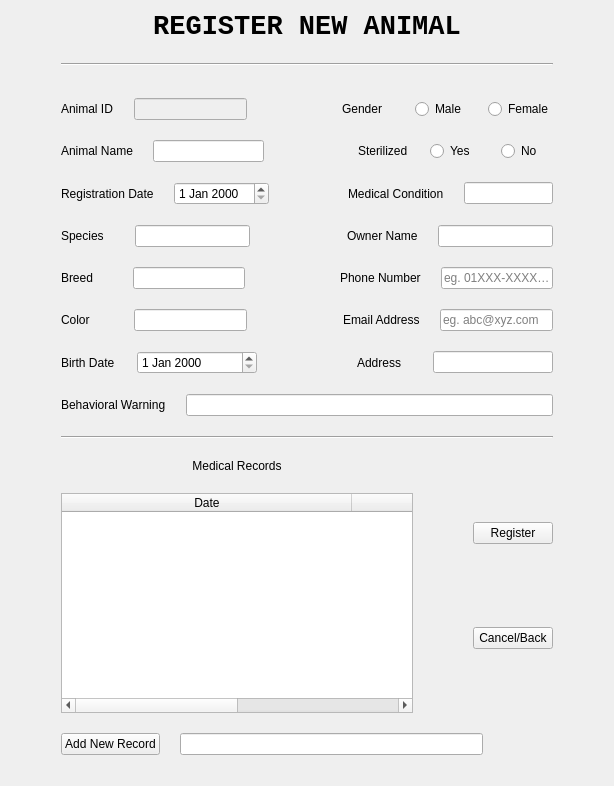
      <widget class="QWidget" name="Page_Patient_Create">
       <layout class="QVBoxLayout" name="verticalLayout_11">
        <item>
         <layout class="QVBoxLayout" name="verticalLayout_8" stretch="5,0,2,5,5,5,5,5,5,5,5,0,40,5">
          <property name="spacing">
           <number>20</number>
          </property>
          <property name="leftMargin">
           <number>50</number>
          </property>
          <property name="rightMargin">
           <number>50</number>
          </property>
          <item>
           <layout class="QGridLayout" name="gridLayout_4">
            <item row="0" column="0">
             <widget class="QLabel" name="label_4">
              <property name="font">
               <font>
                <family>Courier New</family>
                <pointsize>20</pointsize>
                <weight>75</weight>
                <bold>true</bold>
                <kerning>true</kerning>
               </font>
              </property>
              <property name="styleSheet">
               <string notr="true"/>
              </property>
              <property name="text">
               <string>REGISTER NEW ANIMAL</string>
              </property>
              <property name="alignment">
               <set>Qt::AlignCenter</set>
              </property>
             </widget>
            </item>
           </layout>
          </item>
          <item>
           <widget class="Line" name="line_3">
            <property name="orientation">
             <enum>Qt::Horizontal</enum>
            </property>
           </widget>
          </item>
          <item>
           <spacer name="verticalSpacer_4">
            <property name="orientation">
             <enum>Qt::Vertical</enum>
            </property>
            <property name="sizeHint" stdset="0">
             <size>
              <width>20</width>
              <height>40</height>
             </size>
            </property>
           </spacer>
          </item>
          <item>
           <layout class="QHBoxLayout" name="horizontalLayout_11" stretch="7,15,10,7,7,7">
            <item>
             <widget class="QLabel" name="label_43">
              <property name="text">
               <string>Animal ID</string>
              </property>
              <property name="alignment">
               <set>Qt::AlignLeading|Qt::AlignLeft|Qt::AlignVCenter</set>
              </property>
             </widget>
            </item>
            <item>
             <widget class="QLineEdit" name="lineEdit_33">
              <property name="enabled">
               <bool>false</bool>
              </property>
             </widget>
            </item>
            <item>
             <spacer name="horizontalSpacer_14">
              <property name="orientation">
               <enum>Qt::Horizontal</enum>
              </property>
              <property name="sizeHint" stdset="0">
               <size>
                <width>40</width>
                <height>20</height>
               </size>
              </property>
             </spacer>
            </item>
            <item>
             <widget class="QLabel" name="label_36">
              <property name="text">
               <string>Gender</string>
              </property>
              <property name="alignment">
               <set>Qt::AlignLeading|Qt::AlignLeft|Qt::AlignVCenter</set>
              </property>
             </widget>
            </item>
            <item>
             <widget class="QRadioButton" name="radioButton_5">
              <property name="text">
               <string>Male</string>
              </property>
             </widget>
            </item>
            <item>
             <widget class="QRadioButton" name="radioButton_6">
              <property name="text">
               <string>Female</string>
              </property>
             </widget>
            </item>
           </layout>
          </item>
          <item>
           <layout class="QHBoxLayout" name="horizontalLayout_12" stretch="7,15,10,7,7,7">
            <item>
             <widget class="QLabel" name="label_44">
              <property name="text">
               <string>Animal Name</string>
              </property>
              <property name="alignment">
               <set>Qt::AlignLeading|Qt::AlignLeft|Qt::AlignVCenter</set>
              </property>
             </widget>
            </item>
            <item>
             <widget class="QLineEdit" name="lineEdit_38"/>
            </item>
            <item>
             <spacer name="horizontalSpacer_15">
              <property name="orientation">
               <enum>Qt::Horizontal</enum>
              </property>
              <property name="sizeHint" stdset="0">
               <size>
                <width>40</width>
                <height>20</height>
               </size>
              </property>
             </spacer>
            </item>
            <item>
             <widget class="QLabel" name="label_45">
              <property name="text">
               <string>Sterilized</string>
              </property>
              <property name="alignment">
               <set>Qt::AlignLeading|Qt::AlignLeft|Qt::AlignVCenter</set>
              </property>
             </widget>
            </item>
            <item>
             <widget class="QRadioButton" name="radioButton_7">
              <property name="text">
               <string>Yes</string>
              </property>
             </widget>
            </item>
            <item>
             <widget class="QRadioButton" name="radioButton_8">
              <property name="text">
               <string>No</string>
              </property>
             </widget>
            </item>
           </layout>
          </item>
          <item>
           <layout class="QHBoxLayout" name="horizontalLayout_13" stretch="7,15,10,7,15">
            <item>
             <widget class="QLabel" name="label_60">
              <property name="text">
               <string>Registration Date</string>
              </property>
              <property name="alignment">
               <set>Qt::AlignLeading|Qt::AlignLeft|Qt::AlignVCenter</set>
              </property>
             </widget>
            </item>
            <item>
             <widget class="QDateEdit" name="dateEdit_3"/>
            </item>
            <item>
             <spacer name="horizontalSpacer_16">
              <property name="orientation">
               <enum>Qt::Horizontal</enum>
              </property>
              <property name="sizeHint" stdset="0">
               <size>
                <width>40</width>
                <height>20</height>
               </size>
              </property>
             </spacer>
            </item>
            <item>
             <widget class="QLabel" name="label_62">
              <property name="text">
               <string>Medical Condition</string>
              </property>
              <property name="alignment">
               <set>Qt::AlignLeading|Qt::AlignLeft|Qt::AlignVCenter</set>
              </property>
             </widget>
            </item>
            <item>
             <widget class="QLineEdit" name="lineEdit_53"/>
            </item>
           </layout>
          </item>
          <item>
           <layout class="QHBoxLayout" name="horizontalLayout_14" stretch="7,15,10,7,15">
            <item>
             <widget class="QLabel" name="label_63">
              <property name="text">
               <string>Species</string>
              </property>
              <property name="alignment">
               <set>Qt::AlignLeading|Qt::AlignLeft|Qt::AlignVCenter</set>
              </property>
             </widget>
            </item>
            <item>
             <widget class="QLineEdit" name="lineEdit_56"/>
            </item>
            <item>
             <spacer name="horizontalSpacer_17">
              <property name="orientation">
               <enum>Qt::Horizontal</enum>
              </property>
              <property name="sizeHint" stdset="0">
               <size>
                <width>40</width>
                <height>20</height>
               </size>
              </property>
             </spacer>
            </item>
            <item>
             <widget class="QLabel" name="label_64">
              <property name="text">
               <string>Owner Name</string>
              </property>
              <property name="alignment">
               <set>Qt::AlignLeading|Qt::AlignLeft|Qt::AlignVCenter</set>
              </property>
             </widget>
            </item>
            <item>
             <widget class="QLineEdit" name="lineEdit_57"/>
            </item>
           </layout>
          </item>
          <item>
           <layout class="QHBoxLayout" name="horizontalLayout_15" stretch="7,15,10,7,15">
            <item>
             <widget class="QLabel" name="label_65">
              <property name="text">
               <string>Breed</string>
              </property>
              <property name="alignment">
               <set>Qt::AlignLeading|Qt::AlignLeft|Qt::AlignVCenter</set>
              </property>
             </widget>
            </item>
            <item>
             <widget class="QLineEdit" name="lineEdit_58"/>
            </item>
            <item>
             <spacer name="horizontalSpacer_18">
              <property name="orientation">
               <enum>Qt::Horizontal</enum>
              </property>
              <property name="sizeHint" stdset="0">
               <size>
                <width>40</width>
                <height>20</height>
               </size>
              </property>
             </spacer>
            </item>
            <item>
             <widget class="QLabel" name="label_66">
              <property name="text">
               <string>Phone Number</string>
              </property>
              <property name="alignment">
               <set>Qt::AlignLeading|Qt::AlignLeft|Qt::AlignVCenter</set>
              </property>
             </widget>
            </item>
            <item>
             <widget class="QLineEdit" name="lineEdit_59">
              <property name="placeholderText">
               <string>eg. 01XXX-XXXXXX</string>
              </property>
             </widget>
            </item>
           </layout>
          </item>
          <item>
           <layout class="QHBoxLayout" name="horizontalLayout_16" stretch="7,15,10,7,15">
            <item>
             <widget class="QLabel" name="label_67">
              <property name="text">
               <string>Color</string>
              </property>
              <property name="alignment">
               <set>Qt::AlignLeading|Qt::AlignLeft|Qt::AlignVCenter</set>
              </property>
             </widget>
            </item>
            <item>
             <widget class="QLineEdit" name="lineEdit_60"/>
            </item>
            <item>
             <spacer name="horizontalSpacer_19">
              <property name="orientation">
               <enum>Qt::Horizontal</enum>
              </property>
              <property name="sizeHint" stdset="0">
               <size>
                <width>40</width>
                <height>20</height>
               </size>
              </property>
             </spacer>
            </item>
            <item>
             <widget class="QLabel" name="label_68">
              <property name="text">
               <string>Email Address</string>
              </property>
              <property name="alignment">
               <set>Qt::AlignLeading|Qt::AlignLeft|Qt::AlignVCenter</set>
              </property>
             </widget>
            </item>
            <item>
             <widget class="QLineEdit" name="lineEdit_61">
              <property name="placeholderText">
               <string>eg. abc@xyz.com</string>
              </property>
             </widget>
            </item>
           </layout>
          </item>
          <item>
           <layout class="QHBoxLayout" name="horizontalLayout_17" stretch="7,15,10,7,15">
            <item>
             <widget class="QLabel" name="label_69">
              <property name="text">
               <string>Birth Date</string>
              </property>
              <property name="alignment">
               <set>Qt::AlignLeading|Qt::AlignLeft|Qt::AlignVCenter</set>
              </property>
             </widget>
            </item>
            <item>
             <widget class="QDateEdit" name="dateEdit_4"/>
            </item>
            <item>
             <spacer name="horizontalSpacer_20">
              <property name="orientation">
               <enum>Qt::Horizontal</enum>
              </property>
              <property name="sizeHint" stdset="0">
               <size>
                <width>40</width>
                <height>20</height>
               </size>
              </property>
             </spacer>
            </item>
            <item>
             <widget class="QLabel" name="label_70">
              <property name="text">
               <string>Address</string>
              </property>
              <property name="alignment">
               <set>Qt::AlignLeading|Qt::AlignLeft|Qt::AlignVCenter</set>
              </property>
             </widget>
            </item>
            <item>
             <widget class="QLineEdit" name="lineEdit_62"/>
            </item>
           </layout>
          </item>
          <item>
           <layout class="QHBoxLayout" name="horizontalLayout_18" stretch="1,7">
            <property name="rightMargin">
             <number>0</number>
            </property>
            <item>
             <widget class="QLabel" name="label_71">
              <property name="text">
               <string>Behavioral Warning</string>
              </property>
              <property name="alignment">
               <set>Qt::AlignLeading|Qt::AlignLeft|Qt::AlignVCenter</set>
              </property>
             </widget>
            </item>
            <item>
             <widget class="QLineEdit" name="lineEdit_63"/>
            </item>
           </layout>
          </item>
          <item>
           <widget class="Line" name="line_4">
            <property name="orientation">
             <enum>Qt::Horizontal</enum>
            </property>
           </widget>
          </item>
          <item>
           <layout class="QHBoxLayout" name="horizontalLayout_19" stretch="6,0,1">
            <item>
             <layout class="QVBoxLayout" name="verticalLayout_9" stretch="0,1">
              <item>
               <widget class="QLabel" name="label_37">
                <property name="lineWidth">
                 <number>1</number>
                </property>
                <property name="text">
                 <string>Medical Records</string>
                </property>
                <property name="alignment">
                 <set>Qt::AlignCenter</set>
                </property>
                <property name="indent">
                 <number>-1</number>
                </property>
               </widget>
              </item>
              <item>
               <widget class="QTableWidget" name="tableWidget_4">
                <attribute name="horizontalHeaderDefaultSectionSize">
                 <number>290</number>
                </attribute>
                <attribute name="verticalHeaderShowSortIndicator" stdset="0">
                 <bool>false</bool>
                </attribute>
                <column>
                 <property name="text">
                  <string>Date</string>
                 </property>
                </column>
                <column>
                 <property name="text">
                  <string>Record</string>
                 </property>
                </column>
               </widget>
              </item>
             </layout>
            </item>
            <item>
             <spacer name="horizontalSpacer_21">
              <property name="orientation">
               <enum>Qt::Horizontal</enum>
              </property>
              <property name="sizeHint" stdset="0">
               <size>
                <width>40</width>
                <height>20</height>
               </size>
              </property>
             </spacer>
            </item>
            <item>
             <layout class="QVBoxLayout" name="verticalLayout_10">
              <item>
               <widget class="QPushButton" name="pushButton_8">
                <property name="text">
                 <string>Register</string>
                </property>
               </widget>
              </item>
              <item>
               <widget class="QPushButton" name="pushButton_9">
                <property name="text">
                 <string>Cancel/Back</string>
                </property>
               </widget>
              </item>
             </layout>
            </item>
           </layout>
          </item>
          <item>
           <layout class="QHBoxLayout" name="horizontalLayout_20" stretch="10,86,20">
            <property name="bottomMargin">
             <number>20</number>
            </property>
            <item>
             <widget class="QPushButton" name="pushButton_10">
              <property name="text">
               <string>Add New Record</string>
              </property>
             </widget>
            </item>
            <item>
             <widget class="QLineEdit" name="lineEdit_30"/>
            </item>
            <item>
             <spacer name="horizontalSpacer_22">
              <property name="orientation">
               <enum>Qt::Horizontal</enum>
              </property>
              <property name="sizeHint" stdset="0">
               <size>
                <width>40</width>
                <height>20</height>
               </size>
              </property>
             </spacer>
            </item>
           </layout>
          </item>
         </layout>
        </item>
       </layout>
      </widget>
